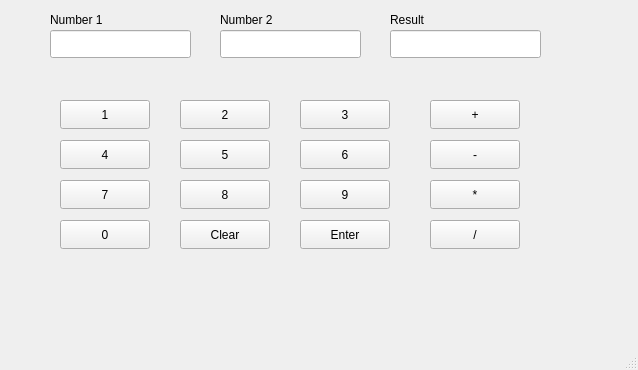
<?xml version="1.0" encoding="UTF-8"?>
<ui version="4.0">
 <class>MainWindow</class>
 <widget class="QMainWindow" name="MainWindow">
  <property name="geometry">
   <rect>
    <x>0</x>
    <y>0</y>
    <width>638</width>
    <height>370</height>
   </rect>
  </property>
  <property name="windowTitle">
   <string>Caltulator</string>
  </property>
  <widget class="QWidget" name="centralwidget">
   <widget class="QLineEdit" name="num1Edit">
    <property name="geometry">
     <rect>
      <x>50</x>
      <y>30</y>
      <width>141</width>
      <height>28</height>
     </rect>
    </property>
   </widget>
   <widget class="QLineEdit" name="num2Edit">
    <property name="geometry">
     <rect>
      <x>220</x>
      <y>30</y>
      <width>141</width>
      <height>28</height>
     </rect>
    </property>
   </widget>
   <widget class="QLineEdit" name="resultEdit">
    <property name="geometry">
     <rect>
      <x>390</x>
      <y>30</y>
      <width>151</width>
      <height>28</height>
     </rect>
    </property>
   </widget>
   <widget class="QPushButton" name="plusButton">
    <property name="geometry">
     <rect>
      <x>430</x>
      <y>100</y>
      <width>90</width>
      <height>29</height>
     </rect>
    </property>
    <property name="text">
     <string>+</string>
    </property>
   </widget>
   <widget class="QPushButton" name="minusButton">
    <property name="geometry">
     <rect>
      <x>430</x>
      <y>140</y>
      <width>90</width>
      <height>29</height>
     </rect>
    </property>
    <property name="text">
     <string>-</string>
    </property>
   </widget>
   <widget class="QPushButton" name="multiplicationButton">
    <property name="geometry">
     <rect>
      <x>430</x>
      <y>180</y>
      <width>90</width>
      <height>29</height>
     </rect>
    </property>
    <property name="text">
     <string>*</string>
    </property>
   </widget>
   <widget class="QPushButton" name="divideButton">
    <property name="geometry">
     <rect>
      <x>430</x>
      <y>220</y>
      <width>90</width>
      <height>29</height>
     </rect>
    </property>
    <property name="text">
     <string>/</string>
    </property>
   </widget>
   <widget class="QPushButton" name="N1Button">
    <property name="geometry">
     <rect>
      <x>60</x>
      <y>100</y>
      <width>90</width>
      <height>29</height>
     </rect>
    </property>
    <property name="text">
     <string>1</string>
    </property>
   </widget>
   <widget class="QPushButton" name="N2Button">
    <property name="geometry">
     <rect>
      <x>180</x>
      <y>100</y>
      <width>90</width>
      <height>29</height>
     </rect>
    </property>
    <property name="text">
     <string>2</string>
    </property>
   </widget>
   <widget class="QPushButton" name="N3Button">
    <property name="geometry">
     <rect>
      <x>300</x>
      <y>100</y>
      <width>90</width>
      <height>29</height>
     </rect>
    </property>
    <property name="text">
     <string>3</string>
    </property>
   </widget>
   <widget class="QPushButton" name="enterButton">
    <property name="geometry">
     <rect>
      <x>300</x>
      <y>220</y>
      <width>90</width>
      <height>29</height>
     </rect>
    </property>
    <property name="text">
     <string>Enter</string>
    </property>
   </widget>
   <widget class="QPushButton" name="N4Button">
    <property name="geometry">
     <rect>
      <x>60</x>
      <y>140</y>
      <width>90</width>
      <height>29</height>
     </rect>
    </property>
    <property name="text">
     <string>4</string>
    </property>
   </widget>
   <widget class="QPushButton" name="N5Button">
    <property name="geometry">
     <rect>
      <x>180</x>
      <y>140</y>
      <width>90</width>
      <height>29</height>
     </rect>
    </property>
    <property name="text">
     <string>5</string>
    </property>
   </widget>
   <widget class="QPushButton" name="N6Button">
    <property name="geometry">
     <rect>
      <x>300</x>
      <y>140</y>
      <width>90</width>
      <height>29</height>
     </rect>
    </property>
    <property name="text">
     <string>6</string>
    </property>
   </widget>
   <widget class="QPushButton" name="N7Button">
    <property name="geometry">
     <rect>
      <x>60</x>
      <y>180</y>
      <width>90</width>
      <height>29</height>
     </rect>
    </property>
    <property name="text">
     <string>7</string>
    </property>
   </widget>
   <widget class="QPushButton" name="N8Button">
    <property name="geometry">
     <rect>
      <x>180</x>
      <y>180</y>
      <width>90</width>
      <height>29</height>
     </rect>
    </property>
    <property name="text">
     <string>8</string>
    </property>
   </widget>
   <widget class="QPushButton" name="N9Button">
    <property name="geometry">
     <rect>
      <x>300</x>
      <y>180</y>
      <width>90</width>
      <height>29</height>
     </rect>
    </property>
    <property name="text">
     <string>9</string>
    </property>
   </widget>
   <widget class="QPushButton" name="N0Button">
    <property name="geometry">
     <rect>
      <x>60</x>
      <y>220</y>
      <width>90</width>
      <height>29</height>
     </rect>
    </property>
    <property name="text">
     <string>0</string>
    </property>
   </widget>
   <widget class="QPushButton" name="clearButton">
    <property name="geometry">
     <rect>
      <x>180</x>
      <y>220</y>
      <width>90</width>
      <height>29</height>
     </rect>
    </property>
    <property name="text">
     <string>Clear</string>
    </property>
   </widget>
   <widget class="QLabel" name="label">
    <property name="geometry">
     <rect>
      <x>50</x>
      <y>10</y>
      <width>71</width>
      <height>20</height>
     </rect>
    </property>
    <property name="text">
     <string>Number 1</string>
    </property>
   </widget>
   <widget class="QLabel" name="label_2">
    <property name="geometry">
     <rect>
      <x>220</x>
      <y>10</y>
      <width>71</width>
      <height>20</height>
     </rect>
    </property>
    <property name="text">
     <string>Number 2</string>
    </property>
   </widget>
   <widget class="QLabel" name="label_3">
    <property name="geometry">
     <rect>
      <x>390</x>
      <y>10</y>
      <width>63</width>
      <height>20</height>
     </rect>
    </property>
    <property name="text">
     <string>Result</string>
    </property>
   </widget>
  </widget>
  <widget class="QStatusBar" name="statusbar"/>
  <widget class="QMenuBar" name="menubar">
   <property name="geometry">
    <rect>
     <x>0</x>
     <y>0</y>
     <width>638</width>
     <height>25</height>
    </rect>
   </property>
   <property name="locale">
    <locale language="Russian" country="Belarus"/>
   </property>
  </widget>
 </widget>
 <resources/>
 <connections/>
</ui>
